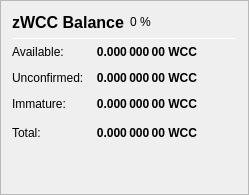
                   <widget class="QFrame" name="frame_ZerocoinBalances">
                    <property name="frameShape">
                     <enum>QFrame::StyledPanel</enum>
                    </property>
                    <property name="frameShadow">
                     <enum>QFrame::Raised</enum>
                    </property>
                    <layout class="QVBoxLayout" name="verticalLayout_7">
                     <item>
                      <layout class="QHBoxLayout" name="horizontalLayout_8" stretch="0,0,0">
                       <item>
                        <widget class="QLabel" name="label_5z_3">
                         <property name="minimumSize">
                          <size>
                           <width>0</width>
                           <height>20</height>
                          </size>
                         </property>
                         <property name="font">
                          <font>
                           <pointsize>12</pointsize>
                           <weight>75</weight>
                           <bold>true</bold>
                          </font>
                         </property>
                         <property name="text">
                          <string>zWCC Balance</string>
                         </property>
                        </widget>
                       </item>
                       <item>
                        <widget class="QLabel" name="labelzWCCPercent">
                         <property name="text">
                          <string notr="true">0 %</string>
                         </property>
                        </widget>
                       </item>
                       <item>
                        <spacer name="horizontalSpacer_11">
                         <property name="orientation">
                          <enum>Qt::Horizontal</enum>
                         </property>
                         <property name="sizeHint" stdset="0">
                          <size>
                           <width>40</width>
                           <height>20</height>
                          </size>
                         </property>
                        </spacer>
                       </item>
                      </layout>
                     </item>
                     <item>
                      <widget class="Line" name="line_ZerocoinBalance">
                       <property name="minimumSize">
                        <size>
                         <width>0</width>
                         <height>1</height>
                        </size>
                       </property>
                       <property name="maximumSize">
                        <size>
                         <width>16777215</width>
                         <height>1</height>
                        </size>
                       </property>
                       <property name="orientation">
                        <enum>Qt::Horizontal</enum>
                       </property>
                      </widget>
                     </item>
                     <item>
                      <layout class="QGridLayout" name="gridLayout_5">
                       <property name="spacing">
                        <number>12</number>
                       </property>
                       <item row="1" column="0">
                        <widget class="QLabel" name="labelzBalanceMatureText">
                         <property name="toolTip">
                          <string>Mature: more than 20 confirmation and more than 1 mint of the same denomination after it was minted.
These zWCC are spendable.</string>
                         </property>
                         <property name="text">
                          <string>Available:</string>
                         </property>
                        </widget>
                       </item>
                       <item row="1" column="1">
                        <widget class="QLabel" name="labelzBalanceMature">
                         <property name="font">
                          <font>
                           <weight>75</weight>
                           <bold>true</bold>
                          </font>
                         </property>
                         <property name="toolTip">
                          <string>Mature: more than 20 confirmation and more than 1 mint of the same denomination after it was minted.
These zWCC are spendable.</string>
                         </property>
                         <property name="text">
                          <string notr="true">0.000 000 00 WCC</string>
                         </property>
                         <property name="alignment">
                          <set>Qt::AlignRight|Qt::AlignTrailing|Qt::AlignVCenter</set>
                         </property>
                        </widget>
                       </item>
                       <item row="2" column="0">
                        <widget class="QLabel" name="labelzBalanceUnconfirmedText">
                         <property name="toolTip">
                          <string>Unconfirmed: less than 20 confirmations
Immature: confirmed, but less than 1 mint of the same denomination after it was minted</string>
                         </property>
                         <property name="text">
                          <string>Unconfirmed:</string>
                         </property>
                        </widget>
                       </item>
                       <item row="2" column="1">
                        <widget class="QLabel" name="labelzBalanceUnconfirmed">
                         <property name="font">
                          <font>
                           <weight>75</weight>
                           <bold>true</bold>
                          </font>
                         </property>
                         <property name="toolTip">
                          <string>Unconfirmed: less than 20 confirmations
Immature: confirmed, but less than 1 mint of the same denomination after it was minted</string>
                         </property>
                         <property name="text">
                          <string notr="true">0.000 000 00 WCC</string>
                         </property>
                         <property name="alignment">
                          <set>Qt::AlignRight|Qt::AlignTrailing|Qt::AlignVCenter</set>
                         </property>
                        </widget>
                       </item>
                       <item row="3" column="0">
                        <widget class="QLabel" name="labelzBalanceImmatureText">
                         <property name="toolTip">
                          <string>Unconfirmed: less than 20 confirmations
Immature: confirmed, but less than 1 mint of the same denomination after it was minted</string>
                         </property>
                         <property name="text">
                          <string>Immature:</string>
                         </property>
                        </widget>
                       </item>
                       <item row="3" column="1">
                        <widget class="QLabel" name="labelzBalanceImmature">
                         <property name="font">
                          <font>
                           <weight>75</weight>
                           <bold>true</bold>
                          </font>
                         </property>
                         <property name="toolTip">
                          <string>Unconfirmed: less than 20 confirmations
Immature: confirmed, but less than 1 mint of the same denomination after it was minted</string>
                         </property>
                         <property name="text">
                          <string notr="true">0.000 000 00 WCC</string>
                         </property>
                         <property name="alignment">
                          <set>Qt::AlignRight|Qt::AlignTrailing|Qt::AlignVCenter</set>
                         </property>
                        </widget>
                       </item>
                       <item row="4" column="0">
                        <widget class="QLabel" name="labelzBalanceText">
                         <property name="toolTip">
                          <string>Your current zWCC balance, unconfirmed and immature zWCC included.</string>
                         </property>
                         <property name="text">
                          <string>Total:</string>
                         </property>
                        </widget>
                       </item>
                       <item row="4" column="1">
                        <widget class="QLabel" name="labelzBalance">
                         <property name="font">
                          <font>
                           <weight>75</weight>
                           <bold>true</bold>
                          </font>
                         </property>
                         <property name="cursor">
                          <cursorShape>IBeamCursor</cursorShape>
                         </property>
                         <property name="toolTip">
                          <string>Your current zWCC balance, unconfirmed and immature zWCC included.</string>
                         </property>
                         <property name="text">
                          <string notr="true">0.000 000 00 WCC</string>
                         </property>
                         <property name="alignment">
                          <set>Qt::AlignRight|Qt::AlignTrailing|Qt::AlignVCenter</set>
                         </property>
                         <property name="textInteractionFlags">
                          <set>Qt::LinksAccessibleByMouse|Qt::TextSelectableByKeyboard|Qt::TextSelectableByMouse</set>
                         </property>
                        </widget>
                       </item>
                       <item row="4" column="2">
                        <spacer name="horizontalSpacer_4">
                         <property name="orientation">
                          <enum>Qt::Horizontal</enum>
                         </property>
                         <property name="sizeHint" stdset="0">
                          <size>
                           <width>40</width>
                           <height>20</height>
                          </size>
                         </property>
                        </spacer>
                       </item>
                      </layout>
                     </item>
                     <item>
                      <spacer name="verticalSpacer_4">
                       <property name="orientation">
                        <enum>Qt::Vertical</enum>
                       </property>
                       <property name="sizeHint" stdset="0">
                        <size>
                         <width>20</width>
                         <height>40</height>
                        </size>
                       </property>
                      </spacer>
                     </item>
                    </layout>
                   </widget>
